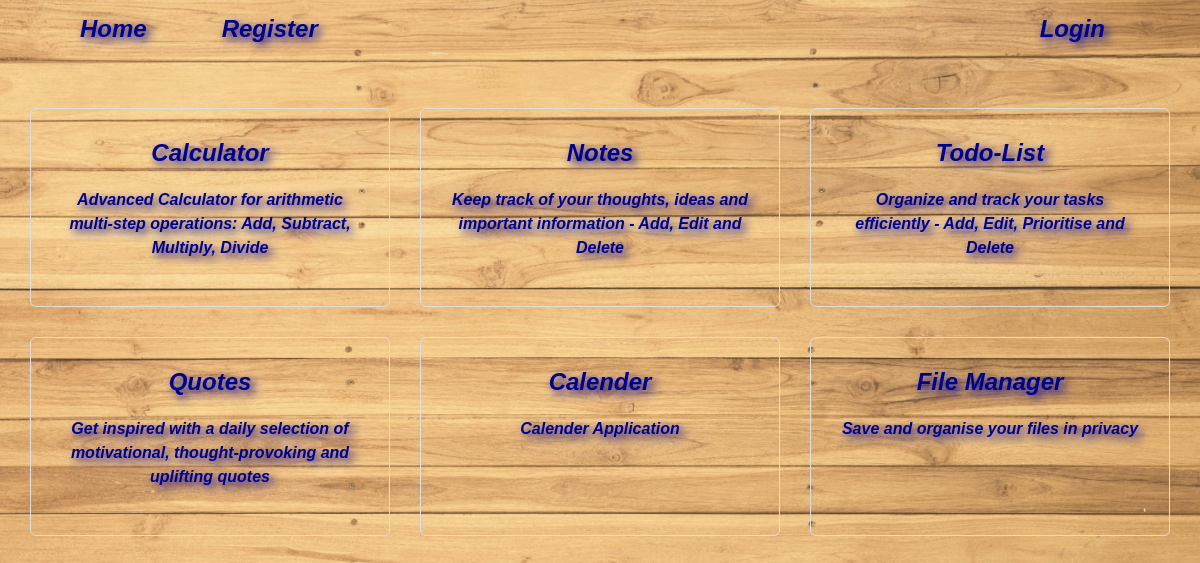
The app's page /, older data.
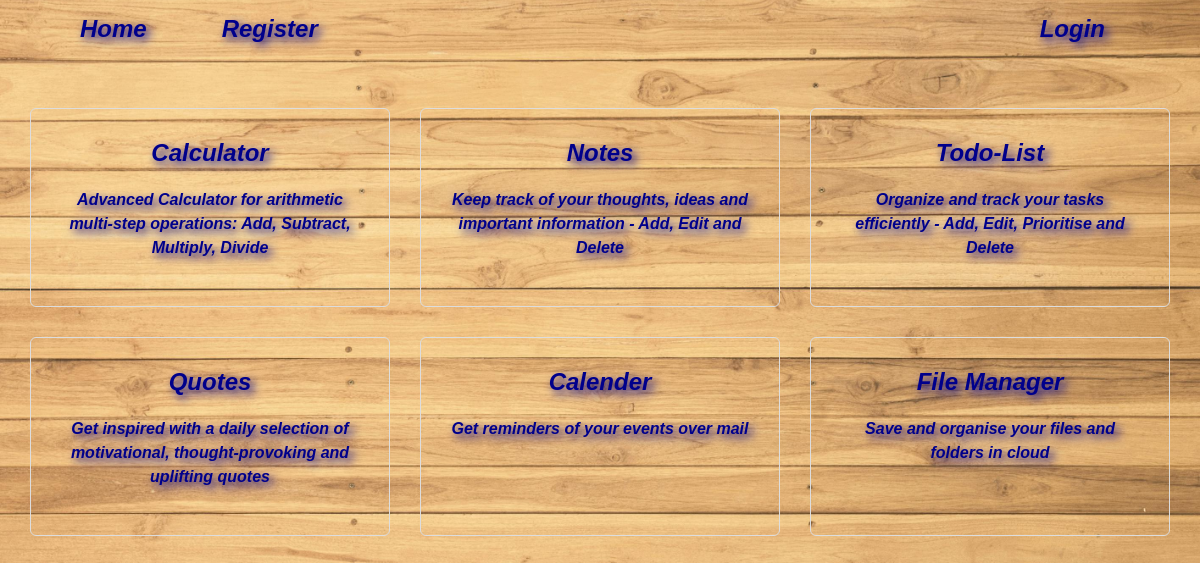
The same page, newer data.
### home/models.py (models this page shows)
class Application(models.Model):
    name = models.CharField(max_length=100)
    url = models.CharField(max_length=100, default='')
    description = models.CharField(max_length=500)

### home/views.py (the view)
# urls.py: path('', views.index, name= "index")
def index(request):
    applications = Application.objects.all()
    return render(request, 'index.html', {'apps': applications})

### templates/index.html (shortened to what this page needs)
{% extends 'background.html' %}
{% block content %}
<div class="app-content">
    <div class="home-layout">
        {% for app in apps %}
        {% if user.is_authenticated %}
            <a class="panel" href="{{app.url}}">
                <h2>{{app.name}}</h2><br>
                <p>{{app.description}}</p>
            </a>
        {% else %}
            <a class="panel" href="{% url 'login' %}">
                <h2>{{app.name}}</h2>
                <p>{{app.description}}</p>
            </a>
        {% endif %}
        {% endfor %}
    </div>
</div>
{% endblock %}

Row changes from the older to the newer data that the page shows:
changed Application "Calender": description "Calender Application" → "Get reminders of your events over mail"
changed Application "File Manager": description "Save and organise your files in privacy" → "Save and organise your files and folders in cloud"
